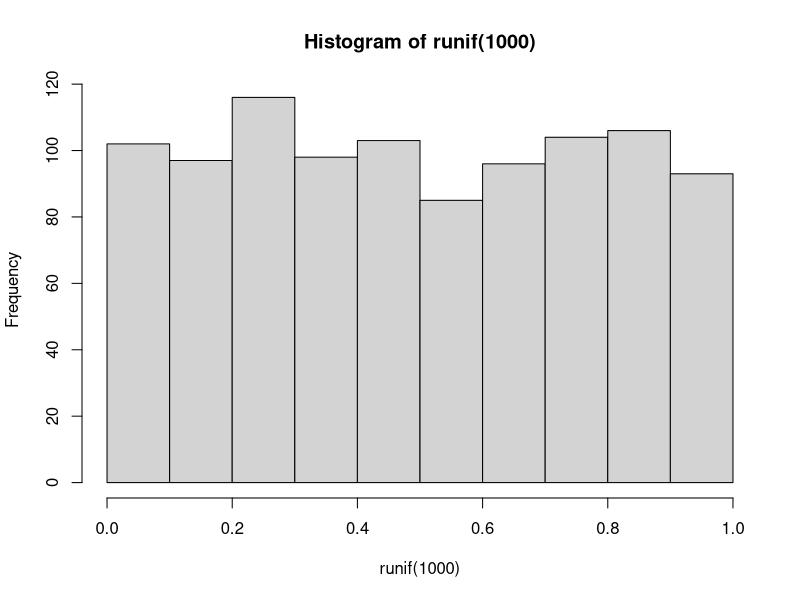
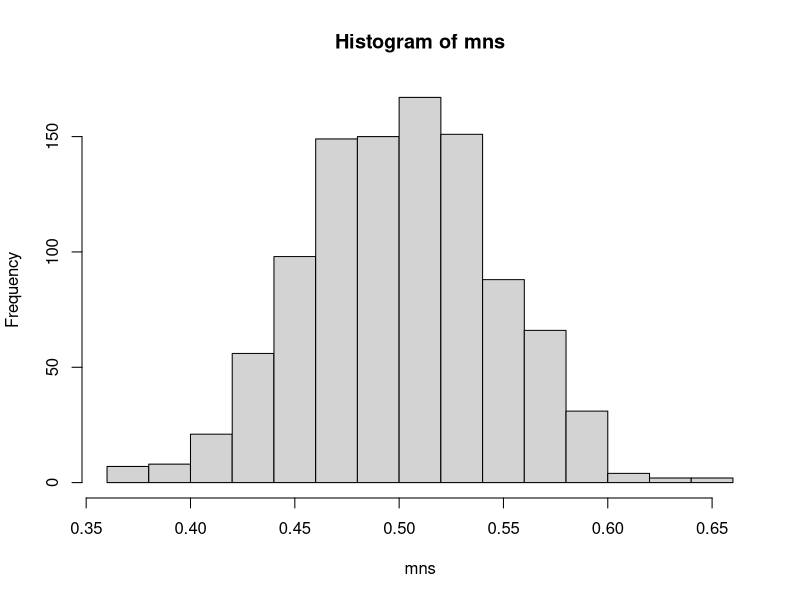
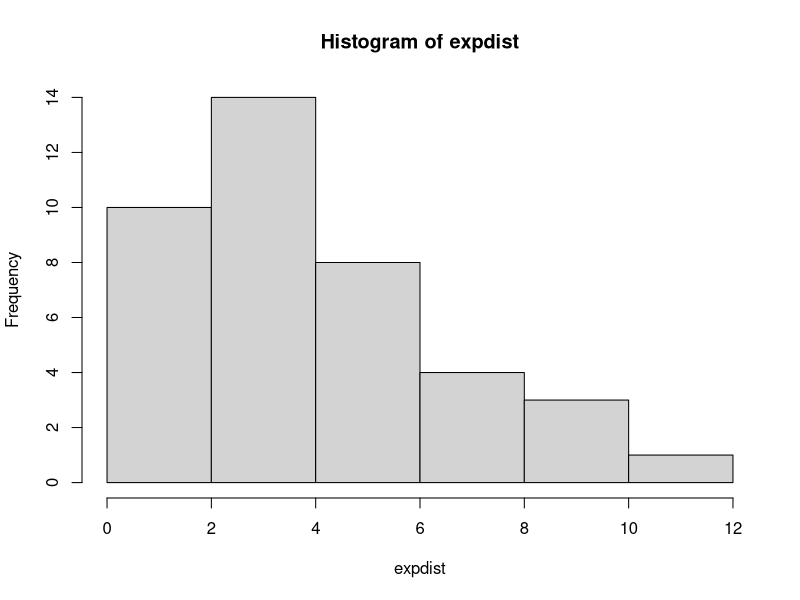
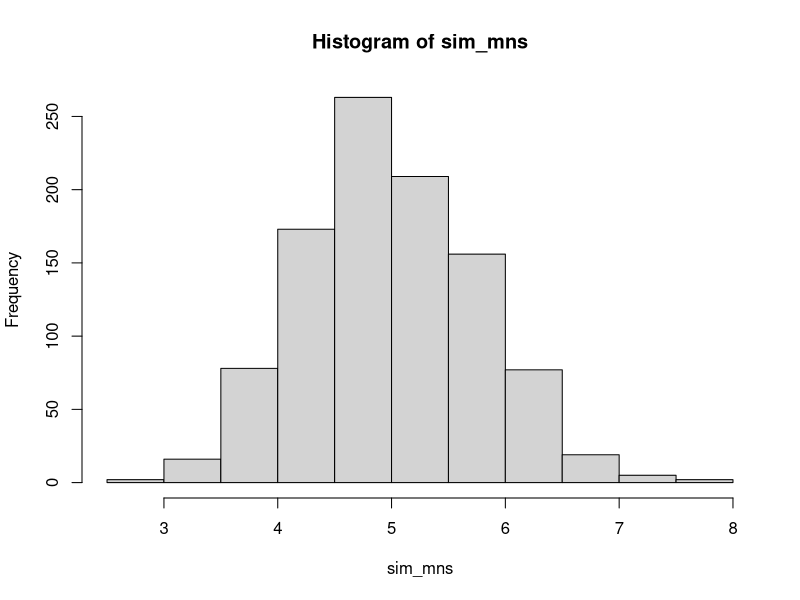

These charts were generated, in order, by the following R code:
## ---- chunk 1
hist(runif(1000))
## ---- chunk 2
mns = NULL
for (i in 1 : 1000) mns = c(mns, mean(runif(40)))
hist(mns)
## ---- chunk 3
# lambda and n are given variables
lambda = 0.2
n = 40

# simulate an exponential distribution and save it to a variable named 'expdist'
expdist <- rexp(n, lambda)

# output the content of the variable 'expdist' so that we can visualize the contents
expdist

# create a histogram of the exponential distribution
hist(expdist)
## ---- chunk 4
mean(expdist)
## ---- chunk 5
sd(expdist)
## ---- chunk 6
# calculate the theoretical mean and standard deviation
lambda^-1
## ---- chunk 7
sim_mns = NULL
for (i in 1 : 1000) sim_mns = c(sim_mns, mean(rexp(n, lambda)))

hist(sim_mns)
## ---- chunk 8
mean(sim_mns)
## ---- chunk 9
sd(sim_mns)
